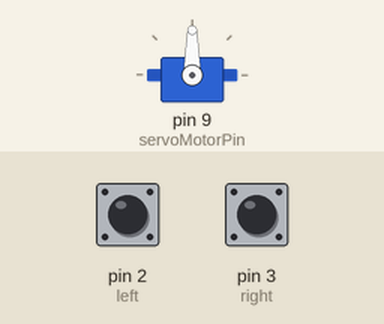
Recording of a sketch running on a simulated Arduino Uno, built with avr-gcc and run on an emulated ATmega328P. Shown: servo. Inputs (shaded band) come from the test bench; at power-on: pin 2 (left) HIGH, pin 3 (right) HIGH.

Above: at 1.2 s.
1.3 s: pin 2 (left) pulled LOW for 0.15 s
At 1.7 s:
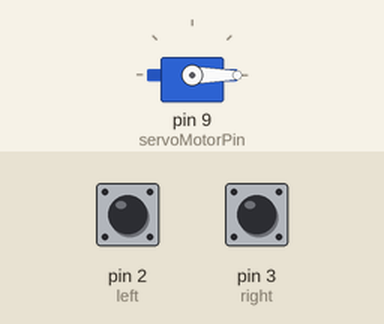
2.9 s: pin 3 (right) pulled LOW for 0.15 s
At 4.1 s:
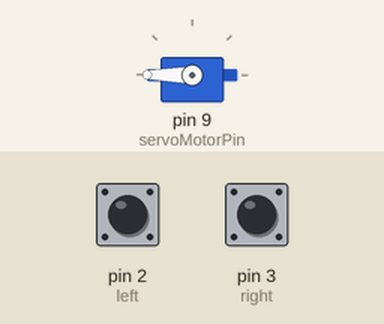
4.5 s: pin 2 (left) pulled LOW for 1 s
At 5.4 s:
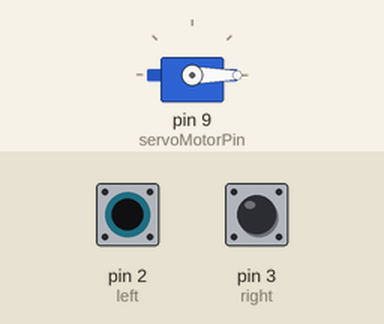
7.0 s: pin 3 (right) pulled LOW for 1 s
At 7.3 s:
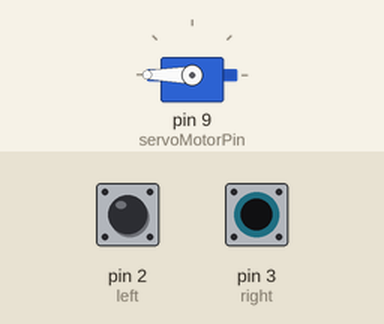
Timing chart, 0 to 10.0 s (numbered marks = the images above; inputs shaded):
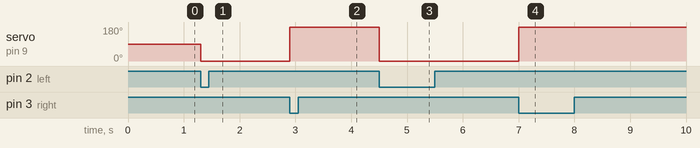

The sketch:

AR17_servo_motor.ino
```cpp
/*
 예제 7.2
 서보모터 구동
*/
// 서보모터 라이브러리 불러오기
#include <Servo.h>
// 서보모터 이름 설정
Servo motor1;
// 서보 모터 신호핀 설정
int servoMotorPin = 9;
int left = 2;
int right = 3;
// 포텐쇼미터 핀 설정
int potentioMeterPin = 0;
// 모터 각도 변수 설정
int motorAngle;
int motorAngleOld;
void setup() {
  // 서보모터 설정. 0.6ms 부터 2.4ms 범위로 설정
  motor1.attach(servoMotorPin,600,2400);
  pinMode(left,INPUT_PULLUP);
  pinMode(right,INPUT_PULLUP);
  // 시리얼 통신 설정
  Serial.begin(9600);
}
void loop(){
 if(digitalRead(left)==LOW){
    motor1.write(0);
    delay(1000);
  }
 if(digitalRead(right)==LOW){
    motor1.write(270);
    delay(1000);
  }
  delay(20);
}
```

Measured:
- after the input at 1.3 s, servo on pin 9 (servoMotorPin): 90° → 0° at once
- after the input at 2.9 s, servo on pin 9 (servoMotorPin): 0° → 180° at once
- after the input at 4.5 s, servo on pin 9 (servoMotorPin): 180° → 0° at once
- after the input at 7.0 s, servo on pin 9 (servoMotorPin): 0° → 180° at once
